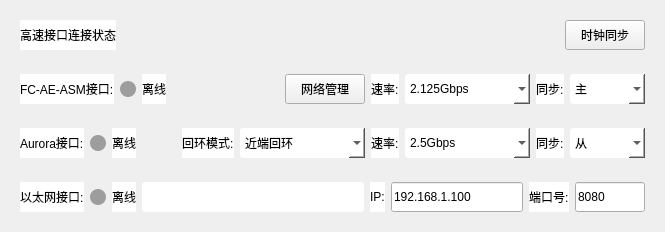
                      <widget class="QWidget" name="widget_15" native="true">
                       <property name="styleSheet">
                        <string notr="true">#widget_15{
background-color: rgb(255,255,255);
border:2px solid rgb(70,90,120);
border-radius:10px;
}</string>
                       </property>
                       <layout class="QGridLayout" name="gridLayout_21">
                        <item row="0" column="0">
                         <widget class="QWidget" name="widget_16" native="true">
                          <layout class="QGridLayout" name="gridLayout_15">
                           <item row="0" column="0">
                            <widget class="QLabel" name="label_11">
                             <property name="styleSheet">
                              <string notr="true">color: rgb(0,0,0);
font: 75 11pt &quot;微软雅黑&quot;;
background-color: rgb(255,255,255);</string>
                             </property>
                             <property name="text">
                              <string>高速接口连接状态</string>
                             </property>
                            </widget>
                           </item>
                           <item row="0" column="2">
                            <widget class="QPushButton" name="pushButton_tb">
                             <property name="minimumSize">
                              <size>
                               <width>75</width>
                               <height>30</height>
                              </size>
                             </property>
                             <property name="styleSheet">
                              <string notr="true">QPushButton{
border:1px solid rgb(70,90,120);
color: rgb(255, 255, 255);
border-radius:3px;
font: 75 11pt &quot;微软雅黑&quot;;
background-color: rgb(153,217,234);
}
QPushButton:hover{
color: rgb(25, 118, 210);
background-color: rgb(227, 236, 255);
};</string>
                             </property>
                             <property name="text">
                              <string>时钟同步</string>
                             </property>
                            </widget>
                           </item>
                           <item row="0" column="1">
                            <spacer name="horizontalSpacer_15">
                             <property name="orientation">
                              <enum>Qt::Horizontal</enum>
                             </property>
                             <property name="sizeHint" stdset="0">
                              <size>
                               <width>40</width>
                               <height>20</height>
                              </size>
                             </property>
                            </spacer>
                           </item>
                          </layout>
                         </widget>
                        </item>
                        <item row="2" column="0">
                         <widget class="QWidget" name="widget_18" native="true">
                          <layout class="QGridLayout" name="gridLayout_23">
                           <item row="0" column="6">
                            <widget class="QLabel" name="label_23">
                             <property name="styleSheet">
                              <string notr="true">color: rgb(0,0,0);
font: 75 11pt &quot;微软雅黑&quot;;
background-color: rgb(255,255,255);</string>
                             </property>
                             <property name="text">
                              <string>速率:</string>
                             </property>
                            </widget>
                           </item>
                           <item row="0" column="9">
                            <widget class="QComboBox" name="comboBox_AuroraType">
                             <property name="minimumSize">
                              <size>
                               <width>75</width>
                               <height>30</height>
                              </size>
                             </property>
                             <property name="styleSheet">
                              <string notr="true">border:1px solid rgb(70,90,120);
color: rgb(0,0,0);
border-radius:3px;
font: 75 11pt &quot;微软雅黑&quot;;
background-color: rgb(255,255,255);
border:none;</string>
                             </property>
                             <property name="currentIndex">
                              <number>0</number>
                             </property>
                             <item>
                              <property name="text">
                               <string>从</string>
                              </property>
                             </item>
                             <item>
                              <property name="text">
                               <string>主</string>
                              </property>
                             </item>
                            </widget>
                           </item>
                           <item row="0" column="1">
                            <widget class="QWidget" name="widget_aurorainter" native="true">
                             <property name="minimumSize">
                              <size>
                               <width>16</width>
                               <height>16</height>
                              </size>
                             </property>
                             <property name="maximumSize">
                              <size>
                               <width>16</width>
                               <height>16</height>
                              </size>
                             </property>
                             <property name="styleSheet">
                              <string notr="true">background-color:rgba(100,100,100,150);
box-shadow:0 0 5px rgba(100,100,100,100);
border-radius:8px;</string>
                             </property>
                            </widget>
                           </item>
                           <item row="0" column="0">
                            <widget class="QLabel" name="label_13">
                             <property name="styleSheet">
                              <string notr="true">color: rgb(0,0,0);
font: 75 11pt &quot;微软雅黑&quot;;
background-color: rgb(255,255,255);</string>
                             </property>
                             <property name="text">
                              <string>Aurora接口:</string>
                             </property>
                            </widget>
                           </item>
                           <item row="0" column="7">
                            <widget class="QComboBox" name="comboBox_auroraspeed">
                             <property name="minimumSize">
                              <size>
                               <width>125</width>
                               <height>30</height>
                              </size>
                             </property>
                             <property name="styleSheet">
                              <string notr="true">border:1px solid rgb(70,90,120);
color: rgb(0,0,0);
border-radius:3px;
font: 75 11pt &quot;微软雅黑&quot;;
background-color: rgb(255,255,255);
border:none;</string>
                             </property>
                             <item>
                              <property name="text">
                               <string>2.5Gbps</string>
                              </property>
                             </item>
                             <item>
                              <property name="text">
                               <string>5Gbps</string>
                              </property>
                             </item>
                             <item>
                              <property name="text">
                               <string>10Gbps</string>
                              </property>
                             </item>
                            </widget>
                           </item>
                           <item row="0" column="3">
                            <spacer name="horizontalSpacer_14">
                             <property name="orientation">
                              <enum>Qt::Horizontal</enum>
                             </property>
                             <property name="sizeHint" stdset="0">
                              <size>
                               <width>40</width>
                               <height>20</height>
                              </size>
                             </property>
                            </spacer>
                           </item>
                           <item row="0" column="8">
                            <widget class="QLabel" name="label_24">
                             <property name="styleSheet">
                              <string notr="true">color: rgb(0,0,0);
font: 75 11pt &quot;微软雅黑&quot;;
background-color: rgb(255,255,255);</string>
                             </property>
                             <property name="text">
                              <string>同步:</string>
                             </property>
                            </widget>
                           </item>
                           <item row="0" column="4">
                            <widget class="QLabel" name="label">
                             <property name="styleSheet">
                              <string notr="true">color: rgb(0,0,0);
font: 75 11pt &quot;微软雅黑&quot;;
background-color: rgb(255,255,255);</string>
                             </property>
                             <property name="text">
                              <string>回环模式:</string>
                             </property>
                            </widget>
                           </item>
                           <item row="0" column="2">
                            <widget class="QLabel" name="label_aurorastatus">
                             <property name="styleSheet">
                              <string notr="true">color: rgb(0,0,0);
font: 75 11pt &quot;微软雅黑&quot;;
background-color: rgb(255,255,255);</string>
                             </property>
                             <property name="text">
                              <string>离线</string>
                             </property>
                             <property name="alignment">
                              <set>Qt::AlignCenter</set>
                             </property>
                            </widget>
                           </item>
                           <item row="0" column="5">
                            <widget class="QComboBox" name="comboBox_loopmode">
                             <property name="minimumSize">
                              <size>
                               <width>125</width>
                               <height>30</height>
                              </size>
                             </property>
                             <property name="styleSheet">
                              <string notr="true">border:1px solid rgb(70,90,120);
color: rgb(0,0,0);
border-radius:3px;
font: 75 11pt &quot;微软雅黑&quot;;
background-color: rgb(255,255,255);
border:none;</string>
                             </property>
                             <item>
                              <property name="text">
                               <string>近端回环</string>
                              </property>
                             </item>
                             <item>
                              <property name="text">
                               <string>远端回环</string>
                              </property>
                             </item>
                             <item>
                              <property name="text">
                               <string>开环</string>
                              </property>
                             </item>
                            </widget>
                           </item>
                          </layout>
                         </widget>
                        </item>
                        <item row="3" column="0">
                         <widget class="QWidget" name="widget_19" native="true">
                          <layout class="QGridLayout" name="gridLayout_24">
                           <item row="0" column="3">
                            <widget class="QLineEdit" name="lineEdit_Netinterface">
                             <property name="minimumSize">
                              <size>
                               <width>200</width>
                               <height>30</height>
                              </size>
                             </property>
                             <property name="maximumSize">
                              <size>
                               <width>16777215</width>
                               <height>16777215</height>
                              </size>
                             </property>
                             <property name="styleSheet">
                              <string notr="true">border:1px solid rgb(70,90,120);
color: rgb(0,0,0);
border-radius:3px;
font: 75 11pt &quot;微软雅黑&quot;;
background-color: rgb(255,255,255);
border:none;</string>
                             </property>
                            </widget>
                           </item>
                           <item row="0" column="1">
                            <widget class="QWidget" name="widget_netinter" native="true">
                             <property name="minimumSize">
                              <size>
                               <width>16</width>
                               <height>16</height>
                              </size>
                             </property>
                             <property name="maximumSize">
                              <size>
                               <width>16</width>
                               <height>16</height>
                              </size>
                             </property>
                             <property name="styleSheet">
                              <string notr="true">background-color:rgba(100,100,100,150);
box-shadow:0 0 5px rgba(100,100,100,100);
border-radius:8px;</string>
                             </property>
                            </widget>
                           </item>
                           <item row="0" column="0">
                            <widget class="QLabel" name="label_14">
                             <property name="styleSheet">
                              <string notr="true">color: rgb(0,0,0);
font: 75 11pt &quot;微软雅黑&quot;;
background-color: rgb(255,255,255);</string>
                             </property>
                             <property name="text">
                              <string>以太网接口:</string>
                             </property>
                            </widget>
                           </item>
                           <item row="0" column="2">
                            <widget class="QLabel" name="label_netstatus">
                             <property name="styleSheet">
                              <string notr="true">color: rgb(0,0,0);
font: 75 11pt &quot;微软雅黑&quot;;
background-color: rgb(255,255,255);</string>
                             </property>
                             <property name="text">
                              <string>离线</string>
                             </property>
                            </widget>
                           </item>
                           <item row="0" column="4">
                            <widget class="QLabel" name="tcpIpLabel">
                             <property name="styleSheet">
                              <string notr="true">color: rgb(0,0,0);
font: 75 11pt &quot;微软雅黑&quot;;
background-color: rgb(255,255,255);</string>
                             </property>
                             <property name="text">
                              <string>IP:</string>
                             </property>
                            </widget>
                           </item>
                           <item row="0" column="5">
                            <widget class="QLineEdit" name="tcpIpEdit">
                             <property name="minimumSize">
                              <size>
                               <width>132</width>
                               <height>30</height>
                              </size>
                             </property>
                             <property name="maximumSize">
                              <size>
                               <width>132</width>
                               <height>30</height>
                              </size>
                             </property>
                             <property name="maxLength">
                              <number>15</number>
                             </property>
                             <property name="text">
                              <string>192.168.1.100</string>
                             </property>
                            </widget>
                           </item>
                           <item row="0" column="6">
                            <widget class="QLabel" name="tcpPortLabel">
                             <property name="styleSheet">
                              <string notr="true">color: rgb(0,0,0);
font: 75 11pt &quot;微软雅黑&quot;;
background-color: rgb(255,255,255);</string>
                             </property>
                             <property name="text">
                              <string>端口号:</string>
                             </property>
                            </widget>
                           </item>
                           <item row="0" column="7">
                            <widget class="QLineEdit" name="tcpPortEdit">
                             <property name="minimumSize">
                              <size>
                               <width>70</width>
                               <height>30</height>
                              </size>
                             </property>
                             <property name="maximumSize">
                              <size>
                               <width>70</width>
                               <height>30</height>
                              </size>
                             </property>
                             <property name="maxLength">
                              <number>5</number>
                             </property>
                             <property name="text">
                              <string>8080</string>
                             </property>
                            </widget>
                           </item>
                          </layout>
                         </widget>
                        </item>
                        <item row="1" column="0">
                         <widget class="QWidget" name="widget_17" native="true">
                          <layout class="QGridLayout" name="gridLayout_22">
                           <item row="0" column="5">
                            <widget class="QLabel" name="label_6">
                             <property name="styleSheet">
                              <string notr="true">color: rgb(0,0,0);
font: 75 11pt &quot;微软雅黑&quot;;
background-color: rgb(255,255,255);</string>
                             </property>
                             <property name="text">
                              <string>速率:</string>
                             </property>
                            </widget>
                           </item>
                           <item row="0" column="6">
                            <widget class="QComboBox" name="comboBox_fcspeed">
                             <property name="minimumSize">
                              <size>
                               <width>125</width>
                               <height>30</height>
                              </size>
                             </property>
                             <property name="styleSheet">
                              <string notr="true">border:1px solid rgb(70,90,120);
color: rgb(0,0,0);
border-radius:3px;
font: 75 11pt &quot;微软雅黑&quot;;
background-color: rgb(255,255,255);
border:none;</string>
                             </property>
                             <item>
                              <property name="text">
                               <string>2.125Gbps</string>
                              </property>
                             </item>
                             <item>
                              <property name="text">
                               <string>2.5Gbps</string>
                              </property>
                             </item>
                             <item>
                              <property name="text">
                               <string>2Gbps</string>
                              </property>
                             </item>
                            </widget>
                           </item>
                           <item row="0" column="3">
                            <spacer name="horizontalSpacer_13">
                             <property name="orientation">
                              <enum>Qt::Horizontal</enum>
                             </property>
                             <property name="sizeHint" stdset="0">
                              <size>
                               <width>40</width>
                               <height>20</height>
                              </size>
                             </property>
                            </spacer>
                           </item>
                           <item row="0" column="2">
                            <widget class="QLabel" name="label_fcstatus">
                             <property name="styleSheet">
                              <string notr="true">color: rgb(0,0,0);
font: 75 11pt &quot;微软雅黑&quot;;
background-color: rgb(255,255,255);</string>
                             </property>
                             <property name="text">
                              <string>离线</string>
                             </property>
                            </widget>
                           </item>
                           <item row="0" column="0">
                            <widget class="QLabel" name="label_12">
                             <property name="styleSheet">
                              <string notr="true">color: rgb(0,0,0);
font: 75 11pt &quot;微软雅黑&quot;;
background-color: rgb(255,255,255);</string>
                             </property>
                             <property name="text">
                              <string>FC-AE-ASM接口:</string>
                             </property>
                            </widget>
                           </item>
                           <item row="0" column="7">
                            <widget class="QLabel" name="label_20">
                             <property name="styleSheet">
                              <string notr="true">color: rgb(0,0,0);
font: 75 11pt &quot;微软雅黑&quot;;
background-color: rgb(255,255,255);</string>
                             </property>
                             <property name="text">
                              <string>同步:</string>
                             </property>
                            </widget>
                           </item>
                           <item row="0" column="1">
                            <widget class="QWidget" name="widget_fcinter" native="true">
                             <property name="minimumSize">
                              <size>
                               <width>16</width>
                               <height>16</height>
                              </size>
                             </property>
                             <property name="maximumSize">
                              <size>
                               <width>16</width>
                               <height>16</height>
                              </size>
                             </property>
                             <property name="styleSheet">
                              <string notr="true">background-color:rgba(100,100,100,150);
box-shadow:0 0 5px rgba(100,100,100,100);
border-radius:8px;</string>
                             </property>
                            </widget>
                           </item>
                           <item row="0" column="8">
                            <widget class="QComboBox" name="comboBox_FCType">
                             <property name="minimumSize">
                              <size>
                               <width>75</width>
                               <height>30</height>
                              </size>
                             </property>
                             <property name="styleSheet">
                              <string notr="true">border:1px solid rgb(70,90,120);
color: rgb(0,0,0);
border-radius:3px;
font: 75 11pt &quot;微软雅黑&quot;;
background-color: rgb(255,255,255);
border:none;</string>
                             </property>
                             <item>
                              <property name="text">
                               <string>主</string>
                              </property>
                             </item>
                             <item>
                              <property name="text">
                               <string>从</string>
                              </property>
                             </item>
                            </widget>
                           </item>
                           <item row="0" column="4">
                            <widget class="QPushButton" name="btn_open_3">
                             <property name="minimumSize">
                              <size>
                               <width>75</width>
                               <height>30</height>
                              </size>
                             </property>
                             <property name="styleSheet">
                              <string notr="true">QPushButton{
border:1px solid rgb(70,90,120);
color: rgb(255, 255, 255);
border-radius:3px;
font: 75 11pt &quot;微软雅黑&quot;;
background-color: rgb(153,217,234);
}
QPushButton:hover{
color: rgb(25, 118, 210);
background-color: rgb(227, 236, 255);
};</string>
                             </property>
                             <property name="text">
                              <string>网络管理</string>
                             </property>
                            </widget>
                           </item>
                          </layout>
                         </widget>
                        </item>
                       </layout>
                      </widget>
